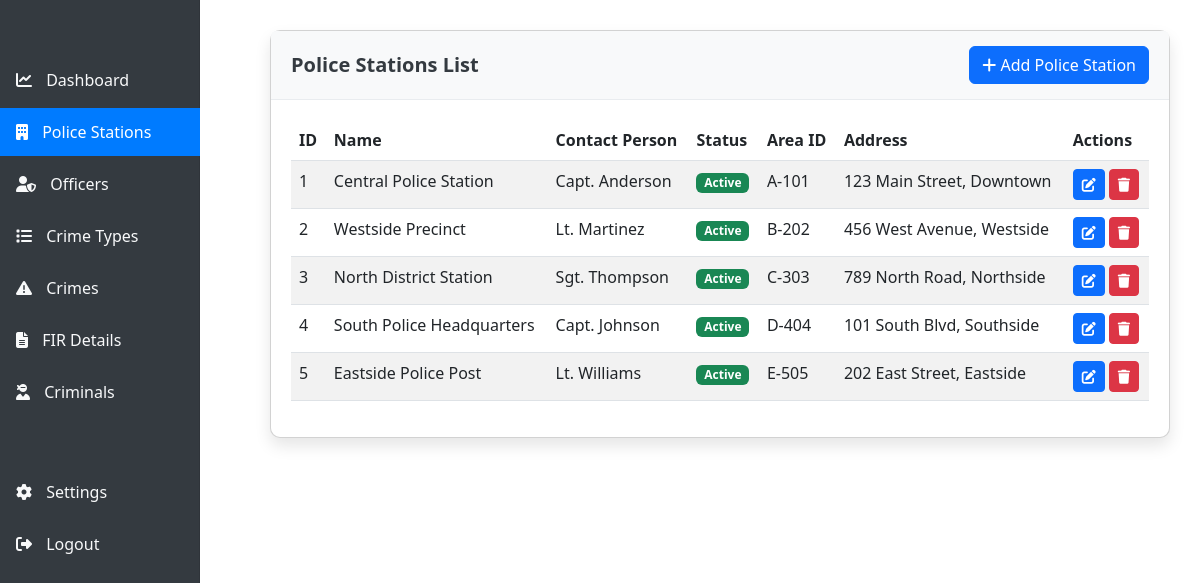
The page /police-stations/ (signed in) on the database as committed earlier.
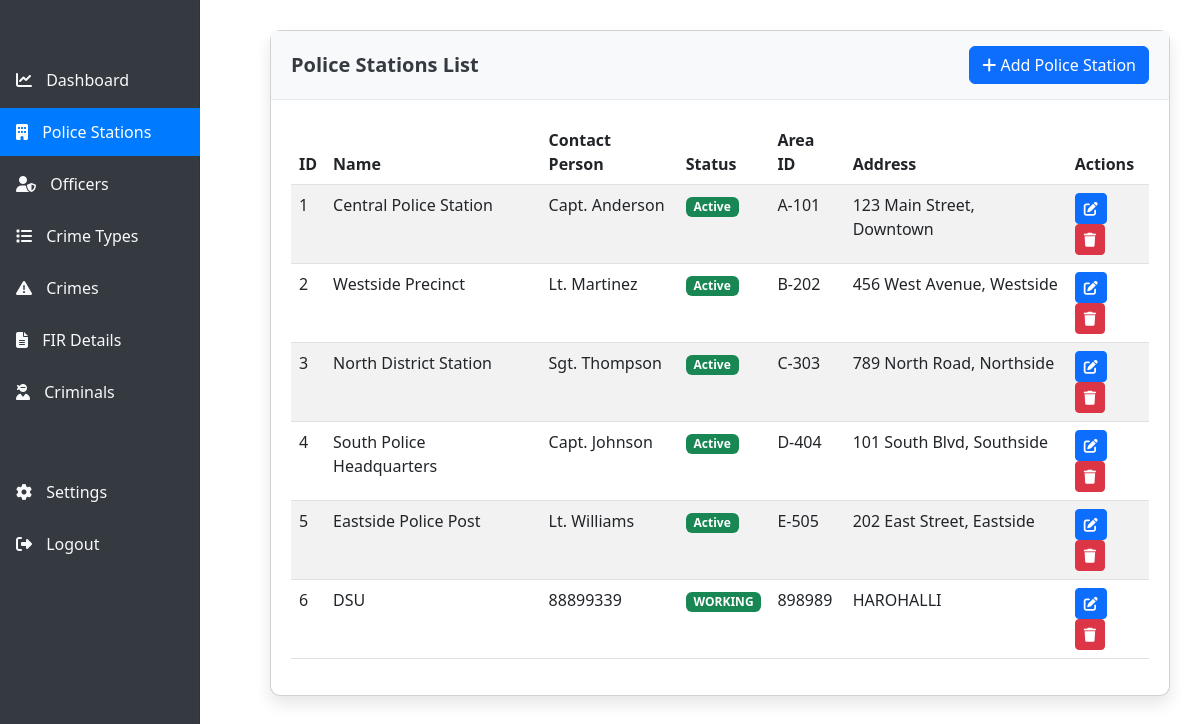
The same page on the database as committed later.
### crime_management/models.py (models this page shows, shortened)
class PoliceStation(models.Model):
    station_id = models.AutoField(primary_key=True)
    name = models.CharField(max_length=100)
    contact_person = models.CharField(max_length=100, null=True, blank=True)
    status = models.CharField(max_length=50, null=True, blank=True)
    area_id = models.CharField(max_length=50, null=True, blank=True)
    address = models.CharField(max_length=255, null=True, blank=True)

### crime_management/views.py (the view)
# urls.py: path('police-stations/', views.police_stations, name='police_stations'),
@login_required
def police_stations(request):
    stations = PoliceStation.objects.all()
    return render(request, 'police_stations.html', {'stations': stations})

### crime_management/templates/police_stations.html (shortened to what this page needs)
{% extends 'base.html' %}
{% block content %}
<div class="card">
    <div class="card-header d-flex justify-content-between align-items-center">
        <h5>Police Stations List</h5>
        <a href="{% url 'add_police_station' %}" class="btn btn-primary">
            <i class="fas fa-plus"></i> Add Police Station
        </a>
    </div>
    <div class="card-body">
        <div class="table-responsive">
            <table class="table table-striped data-table">
                <thead>
                    <tr>
                        <th>ID</th>
                        <th>Name</th>
                        <th>Contact Person</th>
                        <th>Status</th>
                        <th>Area ID</th>
                        <th>Address</th>
                        <th>Actions</th>
                    </tr>
                </thead>
                <tbody>
                    {% for station in stations %}
                    <tr>
                        <td>{{ station.station_id }}</td>
                        <td>{{ station.name }}</td>
                        <td>{{ station.contact_person|default:"-" }}</td>
                        <td>
                            {% if station.status %}
                                <span class="badge bg-success">{{ station.status }}</span>
                            {% else %}
                                <span class="badge bg-secondary">Not set</span>
                            {% endif %}
                        </td>
                        <td>{{ station.area_id|default:"-" }}</td>
                        <td>{{ station.address|default:"-" }}</td>
                        <td>
                            <div class="action-buttons">
                                <a href="{% url 'edit_police_station' station.station_id %}" class="btn btn-sm btn-primary" data-bs-toggle="tooltip" title="Edit">
                                    <i class="fas fa-edit"></i>
                                </a>
                                <a href="{% url 'delete_police_station' station.station_id %}" class="btn btn-sm btn-danger delete-btn" data-bs-toggle="tooltip" title="Delete">
                                    <i class="fas fa-trash"></i>
                                </a>
                            </div>
                        </td>
                    </tr>
                    {% empty %}
                    <tr>
                        <td colspan="7" class="text-center">No police stations found</td>
                    </tr>
                    {% endfor %}
                </tbody>
            </table>
        </div>
    </div>
</div>
{% endblock %}

Rows that differ between the two databases and show on the page:
added PoliceStation: station_id "6", name "DSU", contact_person "88899339", status "WORKING", area_id "898989", address "HAROHALLI"
